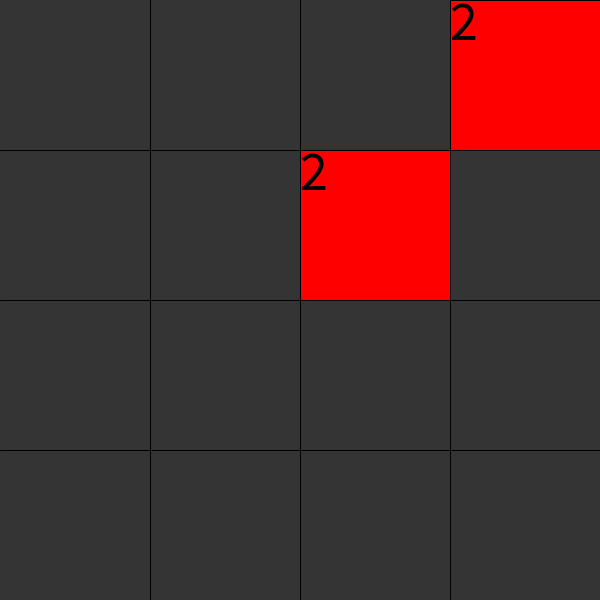
Frame 1 (no input)
Frame 60 (the mouse pressed at the canvas centre just before this capture): identical to frame 1, image omitted
Frame 120 (the mouse held since frame 60 and released just before this capture): identical to frame 1, image omitted

The Processing sketch that drew this single still picture (run headless with seeded random() and noise(); from frame 60 on, the mouse is pressed at the canvas centre):

// Processing sketch: sketch_2048
// ── sketch_2048.pde
int[][] field = new int[4][4];
int gridSizeX;
int gridSizeY;

boolean hasMerged = false;

void setup() {
  size(600, 600);

  gridSizeX = width / field.length;
  gridSizeY = height / field[0].length;

  for (int i = 0; i < field.length; i++) {
    for (int j = 0; j < field[0].length; j++) {
      field[i][j] = 0;
    }
  }

  randomTile();
  randomTile();
}

void draw() {
  background(52);
  drawNumbers();
  drawGrid();
}

void drawGrid() {
  for (int i = 1; i < field.length; i++) {
    line(i * gridSizeX, 0, i * gridSizeX, height);
  }

  for (int i = 1; i < field[0].length; i++) {
    line(0, i * gridSizeY, width, i * gridSizeY);
  }
}

void drawNumbers() {
  for (int i = 0; i < field.length; i++) {
    for (int j = 0; j < field[0].length; j++) {
      if (field[i][j] != 0) {
        fill(255, 0, 0);
        rect(i * gridSizeX, j * gridSizeY, gridSizeX, gridSizeY);

        fill(0);
        textSize(56);
        textAlign(LEFT, TOP);
        text(field[i][j], i * gridSizeX, j * gridSizeY);
      }
    }
  }
}

void randomTile() {
  int x = int(random(4));
  int y = int(random(4));

  if (field[x][y] == 0) {
    field[x][y] = 2;
  } else {
    randomTile();
  }
}

void keyPressed() { //<>//
  if (keyCode == 37) { // LEFT //<>//
    for (int k = 0; k < 4; k++) { //<>//
      for (int i = 0; i < field.length - 1; i++) { //<>//
        for (int j = 0; j < field[0].length; j++) { //<>//
          if (field[i][j] == 0) { //<>//
            field[i][j] = field[i + 1][j]; //<>//
            field[i + 1][j] = 0; //<>//
          } //<>//

          if (field[i][j] == field[i + 1][j] && hasMerged == false) { //<>//
            field[i][j] = field[i][j] + field[i + 1][j];   //<>//
            field[i + 1][j] = 0; //<>//

            hasMerged = true; //<>//
          } //<>//
        } //<>//
      } //<>//
      hasMerged = false; //<>//
    } //<>//
    randomTile(); //<>//
  } //<>//

  if (keyCode == 38) { // UP
    for (int k = 0; k < 4; k++) {
      for (int i = 0; i < field.length; i++) {
        for (int j = 0; j < field[0].length - 1; j++) {
          if (field[i][j] == 0) {
            field[i][j] = field[i][j + 1];
            field[i][j + 1] = 0;
          }

          if (field[i][j] == field[i][j + 1] && hasMerged == false) {
            field[i][j] = field[i][j] + field[i][j + 1];
            field[i][j + 1] = 0;

            hasMerged = true;
          }
        }
      }
      hasMerged = false;
    }
    randomTile();
  }

  if (keyCode == 39) { // RIGHT
    for (int k = 0; k < 4; k++) {
      for (int i = field.length - 1; i > 0; i--) {
        for (int j = 0; j < field[0].length; j++) {
          if (field[i][j] == 0) {
            field[i][j] = field[i - 1][j];
            field[i - 1][j] = 0;
          }

          if (field[i][j] == field[i - 1][j] && hasMerged == false) {
            field[i][j] = field[i][j] + field[i - 1][j];
            field[i - 1][j] = 0;

            hasMerged = true;
          }
        }
      }
      hasMerged = false;
    }
    randomTile();
  }

  if (keyCode == 40) { // DOWN
    for (int k = 0; k < 4; k++) {
      for (int i = 0; i < field.length; i++) {
        for (int j = field[0].length - 1; j > 0; j--) {
          if (field[i][j] == 0) {
            field[i][j] = field[i][j - 1];
            field[i][j - 1] = 0;
          }

          if (field[i][j] == field[i][j - 1] && hasMerged == false) {
            field[i][j] = field[i][j] + field[i][j - 1];
            field[i][j - 1] = 0;

            hasMerged = true;
          }
        }
      }     
      hasMerged = false;
    }
    randomTile();
  }
}
